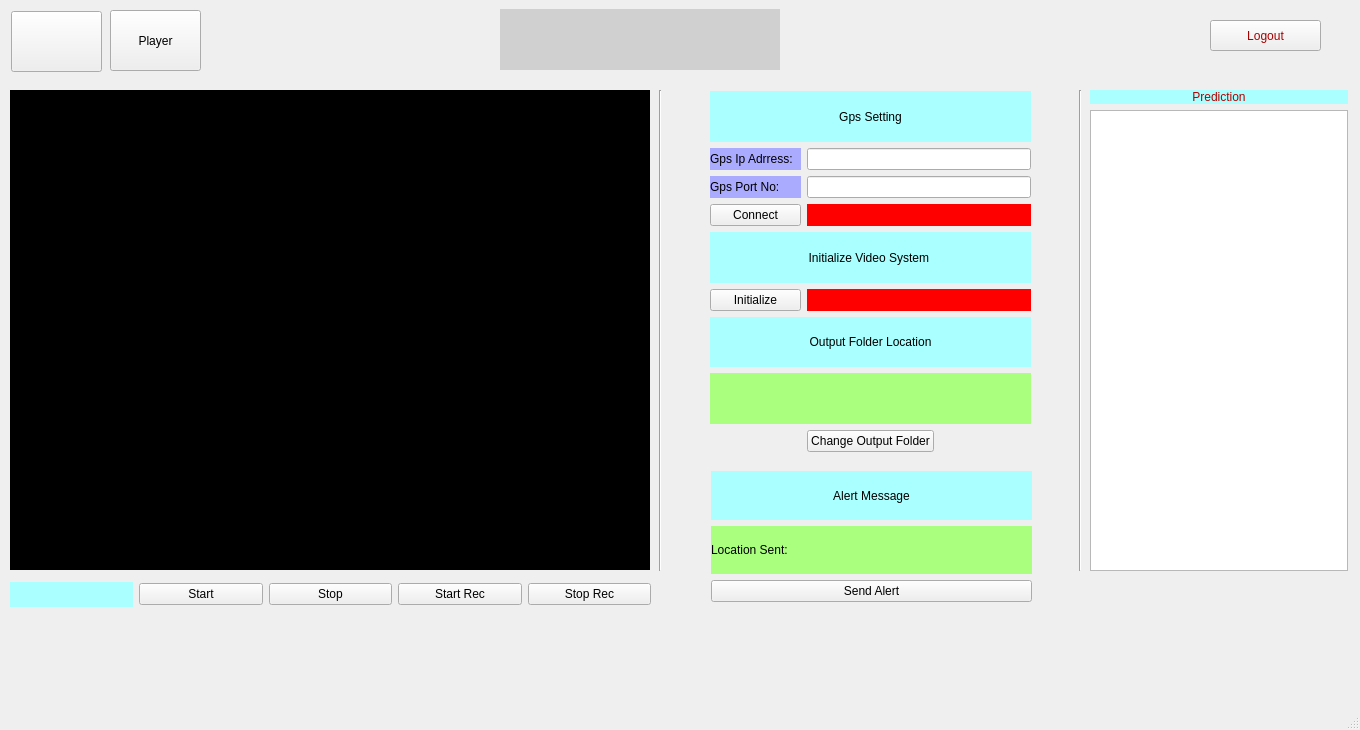
<?xml version="1.0" encoding="UTF-8"?>
<ui version="4.0">
 <class>UserWindow</class>
 <widget class="QMainWindow" name="UserWindow">
  <property name="geometry">
   <rect>
    <x>0</x>
    <y>0</y>
    <width>1360</width>
    <height>730</height>
   </rect>
  </property>
  <property name="windowTitle">
   <string>HawkEye</string>
  </property>
  <property name="styleSheet">
   <string notr="true"/>
  </property>
  <widget class="QWidget" name="centralwidget">
   <property name="styleSheet">
    <string notr="true">QWidget#centralwidget{
	background-image: url(:/UserPage/images/greyMetal.jpg);
	

}
QTableWidget#tableWidget_Recording{
	background-color: rgb(170, 170, 255);

}</string>
   </property>
   <widget class="QStackedWidget" name="stackedWidget">
    <property name="geometry">
     <rect>
      <x>-10</x>
      <y>80</y>
      <width>1381</width>
      <height>611</height>
     </rect>
    </property>
    <property name="styleSheet">
     <string notr="true"/>
    </property>
    <property name="currentIndex">
     <number>0</number>
    </property>
    <widget class="QWidget" name="page_video_tab">
     <widget class="QLabel" name="label_player">
      <property name="geometry">
       <rect>
        <x>20</x>
        <y>10</y>
        <width>640</width>
        <height>480</height>
       </rect>
      </property>
      <property name="styleSheet">
       <string notr="true">background-color: rgb(0, 0, 0);
border-color: rgb(255, 0, 0);</string>
      </property>
      <property name="text">
       <string/>
      </property>
     </widget>
     <widget class="Line" name="line_2">
      <property name="geometry">
       <rect>
        <x>660</x>
        <y>10</y>
        <width>20</width>
        <height>481</height>
       </rect>
      </property>
      <property name="orientation">
       <enum>Qt::Vertical</enum>
      </property>
     </widget>
     <widget class="Line" name="line">
      <property name="geometry">
       <rect>
        <x>1080</x>
        <y>10</y>
        <width>20</width>
        <height>481</height>
       </rect>
      </property>
      <property name="orientation">
       <enum>Qt::Vertical</enum>
      </property>
     </widget>
     <widget class="QWidget" name="layoutWidget">
      <property name="geometry">
       <rect>
        <x>1100</x>
        <y>10</y>
        <width>258</width>
        <height>481</height>
       </rect>
      </property>
      <layout class="QGridLayout" name="gridLayout">
       <item row="1" column="0">
        <widget class="QListWidget" name="listWidgetResults">
         <property name="styleSheet">
          <string notr="true">font: 75 14pt &quot;MS Shell Dlg 2&quot;;</string>
         </property>
        </widget>
       </item>
       <item row="0" column="0">
        <widget class="QLabel" name="label_prediction">
         <property name="styleSheet">
          <string notr="true">font: 75 24pt &quot;MS Shell Dlg 2&quot;;
border-color: rgb(0, 0, 0);
color: rgb(180, 0, 0);
background-color: rgb(170, 255, 255);</string>
         </property>
         <property name="text">
          <string>Prediction</string>
         </property>
         <property name="alignment">
          <set>Qt::AlignCenter</set>
         </property>
        </widget>
       </item>
      </layout>
     </widget>
     <widget class="QWidget" name="layoutWidget">
      <property name="geometry">
       <rect>
        <x>720</x>
        <y>11</y>
        <width>321</width>
        <height>361</height>
       </rect>
      </property>
      <layout class="QGridLayout" name="gridLayout_5">
       <item row="1" column="0">
        <widget class="QLabel" name="label">
         <property name="styleSheet">
          <string notr="true">background-color: rgb(170, 170, 255);
font: 10pt &quot;MS Shell Dlg 2&quot;;</string>
         </property>
         <property name="text">
          <string>Gps Ip Adrress:</string>
         </property>
        </widget>
       </item>
       <item row="1" column="1" colspan="2">
        <widget class="QLineEdit" name="lineEdit_gpsIp"/>
       </item>
       <item row="2" column="0">
        <widget class="QLabel" name="label_3">
         <property name="styleSheet">
          <string notr="true">background-color: rgb(170, 170, 255);
font: 10pt &quot;MS Shell Dlg 2&quot;;</string>
         </property>
         <property name="text">
          <string>Gps Port No:</string>
         </property>
        </widget>
       </item>
       <item row="2" column="1" colspan="2">
        <widget class="QLineEdit" name="lineEdit_3"/>
       </item>
       <item row="3" column="0">
        <widget class="QPushButton" name="pushButton_GpsCon">
         <property name="text">
          <string>Connect</string>
         </property>
        </widget>
       </item>
       <item row="3" column="1" colspan="2">
        <widget class="QLabel" name="label_gpsStatus">
         <property name="styleSheet">
          <string notr="true">background-color: rgb(255, 0, 0);
font: 10pt &quot;MS Shell Dlg 2&quot;;</string>
         </property>
         <property name="text">
          <string/>
         </property>
        </widget>
       </item>
       <item row="4" column="0" colspan="3">
        <widget class="QLabel" name="label_8">
         <property name="styleSheet">
          <string notr="true">font: 18pt &quot;MS Shell Dlg 2&quot;;
background-color: rgb(170, 255, 255);</string>
         </property>
         <property name="text">
          <string>Initialize Video System </string>
         </property>
         <property name="alignment">
          <set>Qt::AlignCenter</set>
         </property>
        </widget>
       </item>
       <item row="5" column="0">
        <widget class="QPushButton" name="pushButton_AlgoInit">
         <property name="text">
          <string>Initialize</string>
         </property>
        </widget>
       </item>
       <item row="6" column="0" colspan="3">
        <widget class="QLabel" name="label_9">
         <property name="styleSheet">
          <string notr="true">font: 18pt &quot;MS Shell Dlg 2&quot;;
background-color: rgb(170, 255, 255);</string>
         </property>
         <property name="text">
          <string>Output Folder Location</string>
         </property>
         <property name="alignment">
          <set>Qt::AlignCenter</set>
         </property>
        </widget>
       </item>
       <item row="0" column="0" colspan="3">
        <widget class="QLabel" name="label_2">
         <property name="styleSheet">
          <string notr="true">font: 18pt &quot;MS Shell Dlg 2&quot;;
background-color: rgb(170, 255, 255);</string>
         </property>
         <property name="text">
          <string>Gps Setting</string>
         </property>
         <property name="alignment">
          <set>Qt::AlignCenter</set>
         </property>
        </widget>
       </item>
       <item row="8" column="1">
        <widget class="QPushButton" name="pushButton_ChangeOpDir">
         <property name="text">
          <string>Change Output Folder</string>
         </property>
        </widget>
       </item>
       <item row="5" column="1" colspan="2">
        <widget class="QLabel" name="label_AlgoInit">
         <property name="styleSheet">
          <string notr="true">background-color: rgb(255, 0, 0);
font: 10pt &quot;MS Shell Dlg 2&quot;;</string>
         </property>
         <property name="text">
          <string/>
         </property>
        </widget>
       </item>
       <item row="7" column="0" colspan="3">
        <widget class="QLabel" name="label_outputDir">
         <property name="styleSheet">
          <string notr="true">background-color: rgb(170, 255, 127);
font: 10pt &quot;MS Shell Dlg 2&quot;;
</string>
         </property>
         <property name="text">
          <string/>
         </property>
        </widget>
       </item>
      </layout>
     </widget>
     <widget class="QWidget" name="layoutWidget">
      <property name="geometry">
       <rect>
        <x>20</x>
        <y>502</y>
        <width>641</width>
        <height>25</height>
       </rect>
      </property>
      <layout class="QHBoxLayout" name="horizontalLayout">
       <item>
        <widget class="QLabel" name="label_msg">
         <property name="styleSheet">
          <string notr="true">background-color: rgb(170, 255, 255);
font: 75 12pt &quot;MS Shell Dlg 2&quot;;
</string>
         </property>
         <property name="text">
          <string/>
         </property>
        </widget>
       </item>
       <item>
        <widget class="QPushButton" name="pushButton_start">
         <property name="text">
          <string>Start</string>
         </property>
        </widget>
       </item>
       <item>
        <widget class="QPushButton" name="pushButton_stop">
         <property name="text">
          <string>Stop</string>
         </property>
        </widget>
       </item>
       <item>
        <widget class="QPushButton" name="pushButton_startRec">
         <property name="text">
          <string>Start Rec</string>
         </property>
        </widget>
       </item>
       <item>
        <widget class="QPushButton" name="pushButton_stopRec">
         <property name="text">
          <string>Stop Rec</string>
         </property>
        </widget>
       </item>
      </layout>
     </widget>
     <widget class="QWidget" name="layoutWidget">
      <property name="geometry">
       <rect>
        <x>721</x>
        <y>391</y>
        <width>321</width>
        <height>131</height>
       </rect>
      </property>
      <layout class="QVBoxLayout" name="verticalLayout_2">
       <item>
        <layout class="QVBoxLayout" name="verticalLayout">
         <item>
          <widget class="QLabel" name="label_4">
           <property name="styleSheet">
            <string notr="true">font: 18pt &quot;MS Shell Dlg 2&quot;;
background-color: rgb(170, 255, 255);</string>
           </property>
           <property name="text">
            <string>Alert Message</string>
           </property>
           <property name="alignment">
            <set>Qt::AlignCenter</set>
           </property>
          </widget>
         </item>
         <item>
          <layout class="QHBoxLayout" name="horizontalLayout_2">
           <item>
            <widget class="QLabel" name="label_5">
             <property name="styleSheet">
              <string notr="true">background-color: rgb(170, 255, 127);
font: 10pt &quot;MS Shell Dlg 2&quot;;</string>
             </property>
             <property name="text">
              <string>Location Sent:</string>
             </property>
            </widget>
           </item>
          </layout>
         </item>
        </layout>
       </item>
       <item>
        <widget class="QPushButton" name="pushButton_SendAlert">
         <property name="text">
          <string>Send Alert</string>
         </property>
        </widget>
       </item>
      </layout>
     </widget>
     <zorder>layoutWidget</zorder>
     <zorder>layoutWidget</zorder>
     <zorder>layoutWidget</zorder>
     <zorder>label_player</zorder>
     <zorder>layoutWidget</zorder>
     <zorder>line_2</zorder>
     <zorder>line</zorder>
    </widget>
    <widget class="QWidget" name="page_2">
     <widget class="QTableWidget" name="tableWidget_Recording">
      <property name="geometry">
       <rect>
        <x>670</x>
        <y>10</y>
        <width>411</width>
        <height>291</height>
       </rect>
      </property>
      <property name="styleSheet">
       <string notr="true"/>
      </property>
      <column>
       <property name="text">
        <string>File Name</string>
       </property>
      </column>
      <column>
       <property name="text">
        <string>Date/Time</string>
       </property>
      </column>
      <column>
       <property name="text">
        <string>Size</string>
       </property>
      </column>
      <column>
       <property name="text">
        <string>Duration</string>
       </property>
      </column>
     </widget>
     <widget class="QLabel" name="label_opdirtext">
      <property name="geometry">
       <rect>
        <x>770</x>
        <y>320</y>
        <width>311</width>
        <height>21</height>
       </rect>
      </property>
      <property name="styleSheet">
       <string notr="true">background-color: rgb(170, 170, 255);</string>
      </property>
      <property name="text">
       <string/>
      </property>
     </widget>
     <widget class="QPushButton" name="pushButton_FileDialog">
      <property name="geometry">
       <rect>
        <x>670</x>
        <y>320</y>
        <width>91</width>
        <height>23</height>
       </rect>
      </property>
      <property name="text">
       <string>OutPut Folder</string>
      </property>
     </widget>
     <widget class="QLabel" name="label_player_2">
      <property name="geometry">
       <rect>
        <x>20</x>
        <y>10</y>
        <width>640</width>
        <height>480</height>
       </rect>
      </property>
      <property name="styleSheet">
       <string notr="true">background-color: rgb(0, 0, 0);
border-color: rgb(255, 0, 0);</string>
      </property>
      <property name="text">
       <string/>
      </property>
     </widget>
     <widget class="QPushButton" name="pushButton_vstop">
      <property name="geometry">
       <rect>
        <x>410</x>
        <y>540</y>
        <width>75</width>
        <height>23</height>
       </rect>
      </property>
      <property name="text">
       <string>Stop</string>
      </property>
     </widget>
     <widget class="QPushButton" name="pushButton_play">
      <property name="geometry">
       <rect>
        <x>250</x>
        <y>540</y>
        <width>75</width>
        <height>23</height>
       </rect>
      </property>
      <property name="text">
       <string>Play</string>
      </property>
     </widget>
     <widget class="QComboBox" name="comboBox">
      <property name="geometry">
       <rect>
        <x>770</x>
        <y>370</y>
        <width>131</width>
        <height>21</height>
       </rect>
      </property>
     </widget>
     <widget class="QLabel" name="label_date">
      <property name="geometry">
       <rect>
        <x>670</x>
        <y>370</y>
        <width>91</width>
        <height>21</height>
       </rect>
      </property>
      <property name="styleSheet">
       <string notr="true">font: 75 12pt &quot;MS Shell Dlg 2&quot;;
background-color: rgb(170, 170, 255);</string>
      </property>
      <property name="text">
       <string>Date Select</string>
      </property>
      <property name="alignment">
       <set>Qt::AlignCenter</set>
      </property>
     </widget>
     <widget class="QPushButton" name="pushButton_show">
      <property name="geometry">
       <rect>
        <x>920</x>
        <y>370</y>
        <width>75</width>
        <height>23</height>
       </rect>
      </property>
      <property name="text">
       <string>Show</string>
      </property>
     </widget>
     <widget class="QPushButton" name="pushButton_today">
      <property name="geometry">
       <rect>
        <x>1000</x>
        <y>370</y>
        <width>75</width>
        <height>23</height>
       </rect>
      </property>
      <property name="text">
       <string>Today</string>
      </property>
     </widget>
     <widget class="QSlider" name="horizontalSlider">
      <property name="geometry">
       <rect>
        <x>120</x>
        <y>510</y>
        <width>531</width>
        <height>22</height>
       </rect>
      </property>
      <property name="orientation">
       <enum>Qt::Horizontal</enum>
      </property>
     </widget>
     <widget class="Line" name="line_3">
      <property name="geometry">
       <rect>
        <x>1080</x>
        <y>10</y>
        <width>16</width>
        <height>481</height>
       </rect>
      </property>
      <property name="orientation">
       <enum>Qt::Vertical</enum>
      </property>
     </widget>
     <widget class="QWidget" name="layoutWidget_2">
      <property name="geometry">
       <rect>
        <x>1100</x>
        <y>10</y>
        <width>258</width>
        <height>481</height>
       </rect>
      </property>
      <layout class="QGridLayout" name="gridLayout_2">
       <item row="0" column="0">
        <widget class="QLabel" name="label_prediction_2">
         <property name="styleSheet">
          <string notr="true">font: 75 24pt &quot;MS Shell Dlg 2&quot;;
border-color: rgb(0, 0, 0);
color: rgb(180, 0, 0);
background-color: rgb(170, 255, 255);</string>
         </property>
         <property name="text">
          <string>Prediction</string>
         </property>
         <property name="alignment">
          <set>Qt::AlignCenter</set>
         </property>
        </widget>
       </item>
       <item row="1" column="0">
        <widget class="QListWidget" name="listWidgetResults_2">
         <property name="styleSheet">
          <string notr="true">font: 75 14pt &quot;MS Shell Dlg 2&quot;;</string>
         </property>
        </widget>
       </item>
      </layout>
     </widget>
     <widget class="QLabel" name="label_frameno">
      <property name="geometry">
       <rect>
        <x>20</x>
        <y>510</y>
        <width>91</width>
        <height>21</height>
       </rect>
      </property>
      <property name="styleSheet">
       <string notr="true">background-color: rgb(170, 170, 255);</string>
      </property>
      <property name="text">
       <string/>
      </property>
     </widget>
     <widget class="QPushButton" name="pushButton_pause">
      <property name="geometry">
       <rect>
        <x>330</x>
        <y>540</y>
        <width>75</width>
        <height>23</height>
       </rect>
      </property>
      <property name="text">
       <string>Pause</string>
      </property>
     </widget>
    </widget>
   </widget>
   <widget class="QLabel" name="label_logo">
    <property name="geometry">
     <rect>
      <x>500</x>
      <y>9</y>
      <width>280</width>
      <height>61</height>
     </rect>
    </property>
    <property name="styleSheet">
     <string notr="true">background-color: rgb(208, 208, 208);

background-image: url(:/UserPage/images/hawkeye_logo.png);</string>
    </property>
    <property name="text">
     <string/>
    </property>
   </widget>
   <widget class="QPushButton" name="pushButton_page1">
    <property name="geometry">
     <rect>
      <x>11</x>
      <y>11</y>
      <width>91</width>
      <height>61</height>
     </rect>
    </property>
    <property name="sizePolicy">
     <sizepolicy hsizetype="Minimum" vsizetype="Minimum">
      <horstretch>0</horstretch>
      <verstretch>0</verstretch>
     </sizepolicy>
    </property>
    <property name="styleSheet">
     <string notr="true">background-image: url(:/UserPage/images/video-icon.jpg);
</string>
    </property>
    <property name="text">
     <string/>
    </property>
    <property name="flat">
     <bool>false</bool>
    </property>
   </widget>
   <widget class="QPushButton" name="pushButton_page2">
    <property name="geometry">
     <rect>
      <x>110</x>
      <y>10</y>
      <width>91</width>
      <height>61</height>
     </rect>
    </property>
    <property name="text">
     <string>Player</string>
    </property>
   </widget>
   <widget class="QPushButton" name="pushButton_logout">
    <property name="geometry">
     <rect>
      <x>1210</x>
      <y>20</y>
      <width>111</width>
      <height>31</height>
     </rect>
    </property>
    <property name="styleSheet">
     <string notr="true">color: rgb(170, 0, 0);
font: 75 12pt &quot;Arial&quot;;</string>
    </property>
    <property name="text">
     <string>Logout</string>
    </property>
   </widget>
  </widget>
  <widget class="QMenuBar" name="menubar">
   <property name="geometry">
    <rect>
     <x>0</x>
     <y>0</y>
     <width>1360</width>
     <height>21</height>
    </rect>
   </property>
  </widget>
  <widget class="QStatusBar" name="statusbar"/>
 </widget>
 <resources>
  <include location="../resource/qrc/UserPage.qrc"/>
 </resources>
 <connections/>
</ui>
